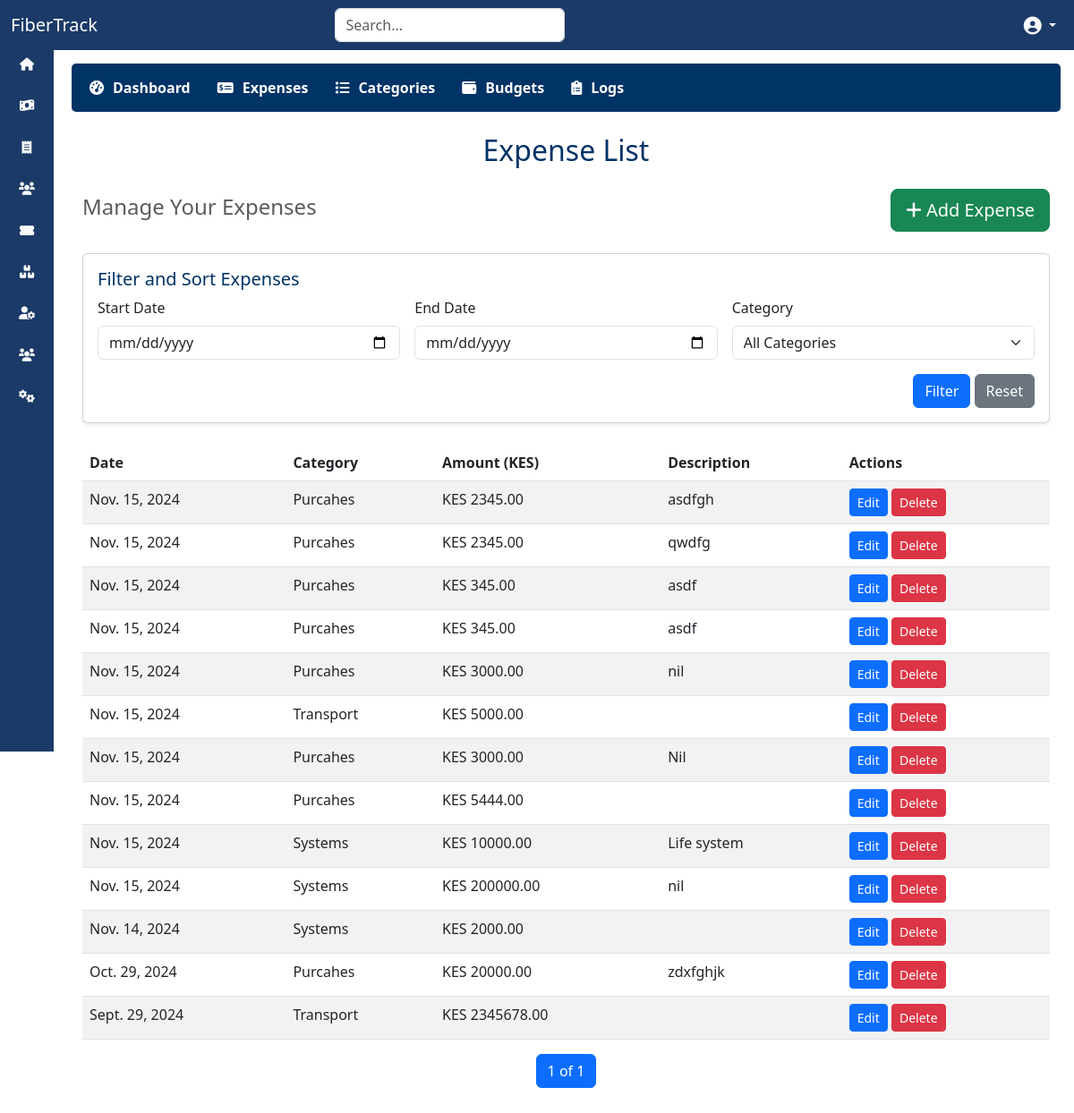
The app's page /expences/expenses/ (signed in), older data.
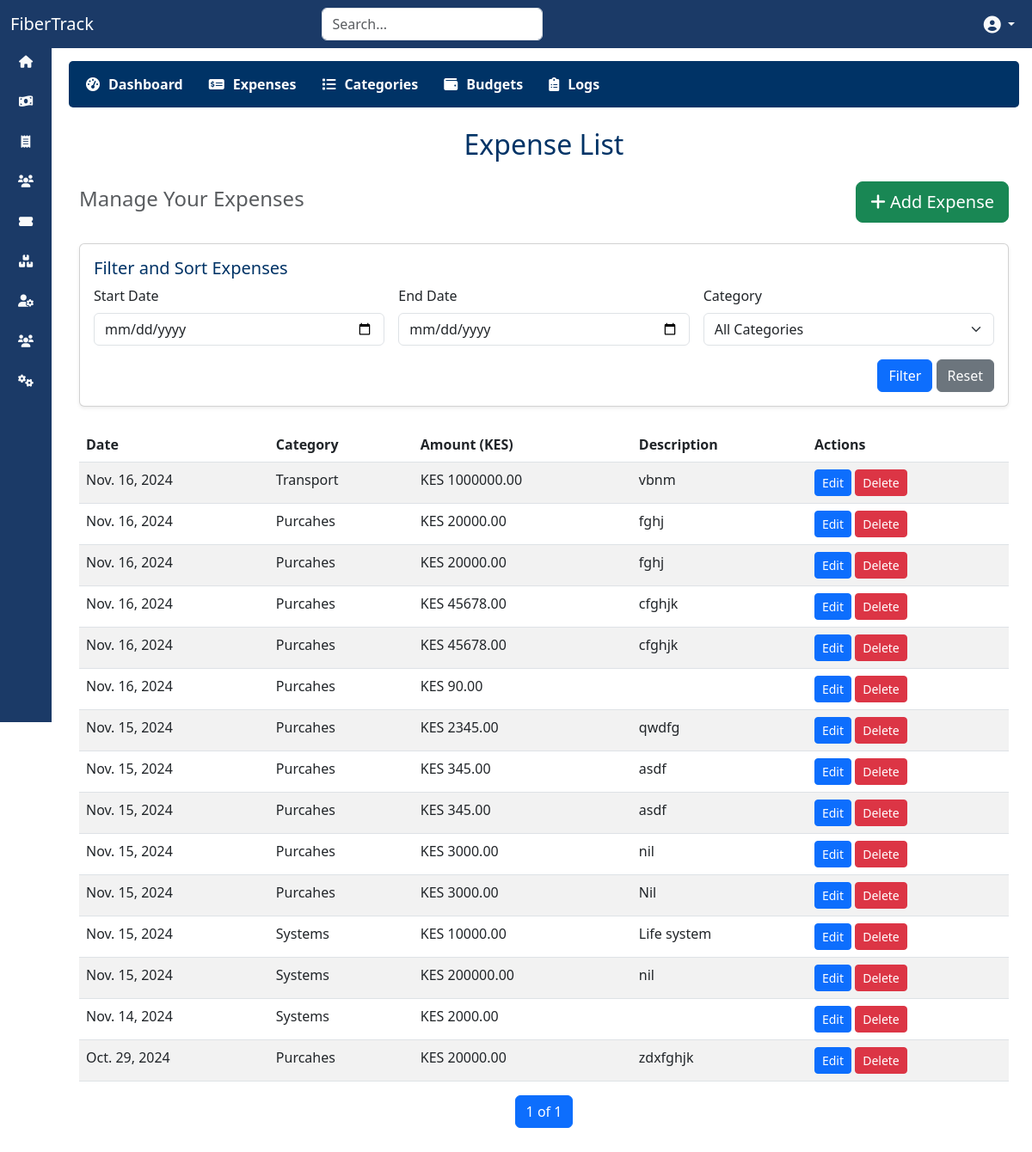
The same page, newer data.
### expenses/models.py (models this page shows, shortened)
class Expense(models.Model):
    PAYMENT_METHOD_CHOICES = [
        ('Cash', 'Cash'),
        ('Credit', 'Credit'),
        ('Bank Transfer', 'Bank Transfer'),
        ('Mpesa', 'Mpesa'),
    ]
    category = models.ForeignKey(ExpenseCategory, on_delete=models.CASCADE, related_name="expenses")
    supplier = models.ForeignKey(Supplier, on_delete=models.CASCADE, blank=True, null=True)
    date = models.DateField(default=timezone.now)
    amount = models.DecimalField(max_digits=10, decimal_places=2)
    description = models.TextField(blank=True, null=True)
    payment_method = models.CharField(
        max_length=50,
        choices=PAYMENT_METHOD_CHOICES,
        blank=True,
        null=True,
        help_text="Automatically populated from the supplier if set."
    )
    payment_status = models.BooleanField(default=False)
    payment_reference = models.CharField(max_length=255, blank=True, null=True)
    receipt = models.FileField(upload_to='expenses/receipts/', blank=True, null=True)
    is_recurring = models.BooleanField(default=False)
    created_by = models.ForeignKey(User, on_delete=models.SET_NULL, null=True, related_name="created_expenses")
    last_updated_by = models.ForeignKey(User, on_delete=models.SET_NULL, null=True, related_name="updated_expenses")
    created_at = models.DateTimeField(auto_now_add=True)
    updated_at = models.DateTimeField(auto_now=True)

class ExpenseCategory(models.Model):
    name = models.CharField(max_length=100)
    description = models.TextField(blank=True, null=True)
    parent_category = models.ForeignKey(
        'self', on_delete=models.CASCADE, blank=True, null=True, related_name="subcategories"
    )
    def __str__(self):
        return self.name

### expenses/views.py (the view)
# urls.py: path('expenses/', views.expense_list, name='expense_list'),
@login_required
def expense_list(request):
    expenses = Expense.objects.all().order_by('-date')
    start_date = request.GET.get('start_date')
    end_date = request.GET.get('end_date')
    if start_date:
        expenses = expenses.filter(date__gte=start_date)
    if end_date:
        expenses = expenses.filter(date__lte=end_date)
    category_id = request.GET.get('category')
    if category_id:
        expenses = expenses.filter(category_id=category_id)
    page_size = request.GET.get('page_size', 25)
    paginator = Paginator(expenses, page_size)
    page_number = request.GET.get('page')
    page_obj = paginator.get_page(page_number)
    if request.method == 'POST':
        form = ExpenseForm(request.POST, request.FILES)
        if form.is_valid():
            try:
                expense = form.save(commit=False)
                expense.created_by = request.user
                expense.last_updated_by = request.user
                expense.save()
                messages.success(request, "Expense created successfully.")
                return redirect('expense_list')
            except Exception as e:
                messages.error(request, f"Unexpected error: {str(e)}")
        else:
            messages.error(request, "There were errors in your form. Please fix them and try again.")
    else:
        form = ExpenseForm()
    categories = ExpenseCategory.objects.all()
    return render(request, 'expenses/expense_list.html', {
        'page_obj': page_obj,
        'page_size': page_size,
        'create_expense_form': form,
        'categories': categories,
        'filter_form': {
            'start_date': start_date,
            'end_date': end_date,
            'category': category_id
        }
    })

### suppliers/models.py (called while the page is built)
    def __str__(self):
        return self.name

### expenses/templates/expenses/expense_list.html (shortened to what this page needs)
{% extends "base.html" %}
{% load crispy_forms_tags %}
{% block content %}
    {% include 'expenses/expenses_navbar.html' %}
    <div class="container mt-4">
        <h2 class="text-center mb-4" style="color: #003366;">Expense List</h2>
        <div class="d-flex justify-content-between align-items-center mb-4">
            <h4 class="text-muted">Manage Your Expenses</h4>
            <button type="button" class="btn btn-success btn-lg" data-bs-toggle="modal" data-bs-target="#createExpenseModal">
                <i class="fas fa-plus"></i> Add Expense
            </button>
        </div>
        <div class="card mb-4 shadow-sm">
            <div class="card-body">
                <h5 class="card-title" style="color: #003366;">Filter and Sort Expenses</h5>
                <form method="get" class="row g-3">
                    <div class="col-md-4">
                        <label for="start_date" class="form-label">Start Date</label>
                        <input type="date" name="start_date" id="start_date" class="form-control" value="{{ filter_form.start_date.value }}">
                    </div>
                    <div class="col-md-4">
                        <label for="end_date" class="form-label">End Date</label>
                        <input type="date" name="end_date" id="end_date" class="form-control" value="{{ filter_form.end_date.value }}">
                    </div>
                    <div class="col-md-4">
                        <label for="category" class="form-label">Category</label>
                        <select name="category" id="category" class="form-select">
                            <option value="">All Categories</option>
                        </select>
                    </div>
                    <div class="col-12 text-end">
                        <button type="submit" class="btn btn-primary">Filter</button>
                        <a href="{% url 'expense_list' %}" class="btn btn-secondary">Reset</a>
                    </div>
                </form>
            </div>
        </div>
        <div class="table-responsive">
            <table class="table table-striped table-hover" id="expenseTable">
                <thead>
                    <tr>
                        <th>Date</th>
                        <th>Category</th>
                        <th>Amount (KES)</th>
                        <th>Description</th>
                        <th>Actions</th>
                    </tr>
                </thead>
                <tbody>
                    {% for expense in page_obj %}
                    <tr>
                        <td>{{ expense.date }}</td>
                        <td>{{ expense.category.name }}</td>
                        <td>KES {{ expense.amount|floatformat:2 }}</td>
                        <td>{{ expense.description|truncatewords:10 }}</td>
                        <td>
                            <button type="button" class="btn btn-primary btn-sm edit-expense-button" data-id="{{ expense.id }}" onclick="editExpense({{ expense.id }})">
                                Edit
                            </button>
                            <button type="button" class="btn btn-danger btn-sm delete-expense-button" data-id="{{ expense.id }}" onclick="deleteExpense({{ expense.id }})">
                                Delete
                            </button>
                        </td>
                    </tr>
                    {% empty %}
                    <tr>
                        <td colspan="5" class="text-center text-muted">No expenses found.</td>
                    </tr>
                    {% endfor %}
                </tbody>
            </table>
        </div>
        <div class="d-flex justify-content-center">
            <nav aria-label="Page navigation">
                <ul class="pagination">
                    <li class="page-item active">
                        <a class="page-link">{{ page_obj.number }} of {{ page_obj.paginator.num_pages }}</a>
                    </li>
                </ul>
            </nav>
        </div>
    </div>
{% endblock %}

Row changes from the older to the newer data that the page shows:
removed Expense: date "Nov. 15, 2024", category.name "Purcahes", amount "2345.00", description "asdfgh"
removed Expense: date "Nov. 15, 2024", category.name "Transport", amount "5000.00"
removed Expense: date "Nov. 15, 2024", category.name "Purcahes", amount "5444.00"
removed Expense: date "Sept. 29, 2024", category.name "Transport", amount "2345678.00"
added Expense: date "Nov. 16, 2024", category.name "Transport", amount "1000000.00", description "vbnm"
added Expense: date "Nov. 16, 2024", category.name "Purcahes", amount "20000.00", description "fghj"
added Expense: date "Nov. 16, 2024", category.name "Purcahes", amount "20000.00", description "fghj"
added Expense: date "Nov. 16, 2024", category.name "Purcahes", amount "45678.00", description "cfghjk"
added Expense: date "Nov. 16, 2024", category.name "Purcahes", amount "45678.00", description "cfghjk"
added Expense: date "Nov. 16, 2024", category.name "Purcahes", amount "90.00"
